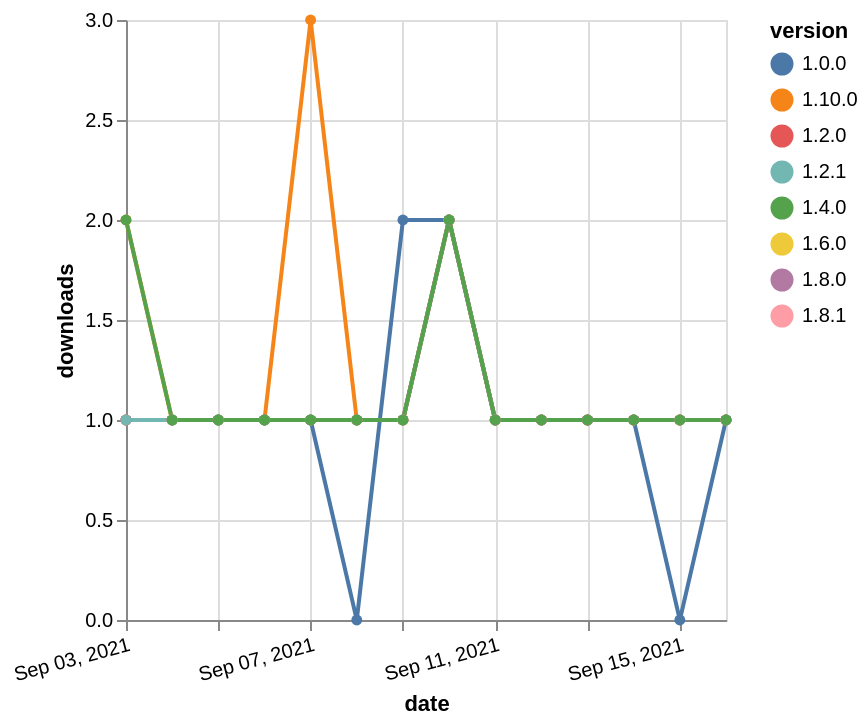

Write the Vega-Lite specification saved for this chart.
### Vega-Lite specification from a JSON file in a GitHub repository (floating-point values rounded to 4 significant figures)
{"$schema": "https://vega.github.io/schema/vega-lite/v5.json", "description": "A simple bar chart with embedded data.", "data": {"values": [{"date": "2021-09-03", "total": 171, "delta": 1, "version": "1.6.0"}, {"date": "2021-09-04", "total": 172, "delta": 1, "version": "1.6.0"}, {"date": "2021-09-05", "total": 173, "delta": 1, "version": "1.6.0"}, {"date": "2021-09-06", "total": 174, "delta": 1, "version": "1.6.0"}, {"date": "2021-09-07", "total": 175, "delta": 1, "version": "1.6.0"}, {"date": "2021-09-08", "total": 176, "delta": 1, "version": "1.6.0"}, {"date": "2021-09-09", "total": 177, "delta": 1, "version": "1.6.0"}, {"date": "2021-09-10", "total": 179, "delta": 2, "version": "1.6.0"}, {"date": "2021-09-11", "total": 180, "delta": 1, "version": "1.6.0"}, {"date": "2021-09-12", "total": 181, "delta": 1, "version": "1.6.0"}, {"date": "2021-09-13", "total": 182, "delta": 1, "version": "1.6.0"}, {"date": "2021-09-14", "total": 183, "delta": 1, "version": "1.6.0"}, {"date": "2021-09-15", "total": 184, "delta": 1, "version": "1.6.0"}, {"date": "2021-09-16", "total": 185, "delta": 1, "version": "1.6.0"}, {"date": "2021-09-03", "total": 157, "delta": 1, "version": "1.8.0"}, {"date": "2021-09-04", "total": 158, "delta": 1, "version": "1.8.0"}, {"date": "2021-09-05", "total": 159, "delta": 1, "version": "1.8.0"}, {"date": "2021-09-06", "total": 160, "delta": 1, "version": "1.8.0"}, {"date": "2021-09-07", "total": 161, "delta": 1, "version": "1.8.0"}, {"date": "2021-09-08", "total": 162, "delta": 1, "version": "1.8.0"}, {"date": "2021-09-09", "total": 163, "delta": 1, "version": "1.8.0"}, {"date": "2021-09-10", "total": 165, "delta": 2, "version": "1.8.0"}, {"date": "2021-09-11", "total": 166, "delta": 1, "version": "1.8.0"}, {"date": "2021-09-12", "total": 167, "delta": 1, "version": "1.8.0"}, {"date": "2021-09-13", "total": 168, "delta": 1, "version": "1.8.0"}, {"date": "2021-09-14", "total": 169, "delta": 1, "version": "1.8.0"}, {"date": "2021-09-15", "total": 170, "delta": 1, "version": "1.8.0"}, {"date": "2021-09-16", "total": 171, "delta": 1, "version": "1.8.0"}, {"date": "2021-09-03", "total": 129, "delta": 2, "version": "1.10.0"}, {"date": "2021-09-04", "total": 130, "delta": 1, "version": "1.10.0"}, {"date": "2021-09-05", "total": 131, "delta": 1, "version": "1.10.0"}, {"date": "2021-09-06", "total": 132, "delta": 1, "version": "1.10.0"}, {"date": "2021-09-07", "total": 135, "delta": 3, "version": "1.10.0"}, {"date": "2021-09-08", "total": 136, "delta": 1, "version": "1.10.0"}, {"date": "2021-09-09", "total": 137, "delta": 1, "version": "1.10.0"}, {"date": "2021-09-10", "total": 139, "delta": 2, "version": "1.10.0"}, {"date": "2021-09-11", "total": 140, "delta": 1, "version": "1.10.0"}, {"date": "2021-09-12", "total": 141, "delta": 1, "version": "1.10.0"}, {"date": "2021-09-13", "total": 142, "delta": 1, "version": "1.10.0"}, {"date": "2021-09-14", "total": 143, "delta": 1, "version": "1.10.0"}, {"date": "2021-09-15", "total": 144, "delta": 1, "version": "1.10.0"}, {"date": "2021-09-16", "total": 145, "delta": 1, "version": "1.10.0"}, {"date": "2021-09-03", "total": 246, "delta": 1, "version": "1.0.0"}, {"date": "2021-09-04", "total": 247, "delta": 1, "version": "1.0.0"}, {"date": "2021-09-05", "total": 248, "delta": 1, "version": "1.0.0"}, {"date": "2021-09-06", "total": 249, "delta": 1, "version": "1.0.0"}, {"date": "2021-09-07", "total": 250, "delta": 1, "version": "1.0.0"}, {"date": "2021-09-08", "total": 250, "delta": 0, "version": "1.0.0"}, {"date": "2021-09-09", "total": 252, "delta": 2, "version": "1.0.0"}, {"date": "2021-09-10", "total": 254, "delta": 2, "version": "1.0.0"}, {"date": "2021-09-11", "total": 255, "delta": 1, "version": "1.0.0"}, {"date": "2021-09-12", "total": 256, "delta": 1, "version": "1.0.0"}, {"date": "2021-09-13", "total": 257, "delta": 1, "version": "1.0.0"}, {"date": "2021-09-14", "total": 258, "delta": 1, "version": "1.0.0"}, {"date": "2021-09-15", "total": 258, "delta": 0, "version": "1.0.0"}, {"date": "2021-09-16", "total": 259, "delta": 1, "version": "1.0.0"}, {"date": "2021-09-03", "total": 141, "delta": 1, "version": "1.8.1"}, {"date": "2021-09-04", "total": 142, "delta": 1, "version": "1.8.1"}, {"date": "2021-09-05", "total": 143, "delta": 1, "version": "1.8.1"}, {"date": "2021-09-06", "total": 144, "delta": 1, "version": "1.8.1"}, {"date": "2021-09-07", "total": 145, "delta": 1, "version": "1.8.1"}, {"date": "2021-09-08", "total": 146, "delta": 1, "version": "1.8.1"}, {"date": "2021-09-09", "total": 147, "delta": 1, "version": "1.8.1"}, {"date": "2021-09-10", "total": 149, "delta": 2, "version": "1.8.1"}, {"date": "2021-09-11", "total": 150, "delta": 1, "version": "1.8.1"}, {"date": "2021-09-12", "total": 151, "delta": 1, "version": "1.8.1"}, {"date": "2021-09-13", "total": 152, "delta": 1, "version": "1.8.1"}, {"date": "2021-09-14", "total": 153, "delta": 1, "version": "1.8.1"}, {"date": "2021-09-15", "total": 154, "delta": 1, "version": "1.8.1"}, {"date": "2021-09-16", "total": 155, "delta": 1, "version": "1.8.1"}, {"date": "2021-09-03", "total": 235, "delta": 1, "version": "1.2.0"}, {"date": "2021-09-04", "total": 236, "delta": 1, "version": "1.2.0"}, {"date": "2021-09-05", "total": 237, "delta": 1, "version": "1.2.0"}, {"date": "2021-09-06", "total": 238, "delta": 1, "version": "1.2.0"}, {"date": "2021-09-07", "total": 239, "delta": 1, "version": "1.2.0"}, {"date": "2021-09-08", "total": 240, "delta": 1, "version": "1.2.0"}, {"date": "2021-09-09", "total": 241, "delta": 1, "version": "1.2.0"}, {"date": "2021-09-10", "total": 243, "delta": 2, "version": "1.2.0"}, {"date": "2021-09-11", "total": 244, "delta": 1, "version": "1.2.0"}, {"date": "2021-09-12", "total": 245, "delta": 1, "version": "1.2.0"}, {"date": "2021-09-13", "total": 246, "delta": 1, "version": "1.2.0"}, {"date": "2021-09-14", "total": 247, "delta": 1, "version": "1.2.0"}, {"date": "2021-09-15", "total": 248, "delta": 1, "version": "1.2.0"}, {"date": "2021-09-16", "total": 249, "delta": 1, "version": "1.2.0"}, {"date": "2021-09-03", "total": 200, "delta": 1, "version": "1.2.1"}, {"date": "2021-09-04", "total": 201, "delta": 1, "version": "1.2.1"}, {"date": "2021-09-05", "total": 202, "delta": 1, "version": "1.2.1"}, {"date": "2021-09-06", "total": 203, "delta": 1, "version": "1.2.1"}, {"date": "2021-09-07", "total": 204, "delta": 1, "version": "1.2.1"}, {"date": "2021-09-08", "total": 205, "delta": 1, "version": "1.2.1"}, {"date": "2021-09-09", "total": 206, "delta": 1, "version": "1.2.1"}, {"date": "2021-09-10", "total": 208, "delta": 2, "version": "1.2.1"}, {"date": "2021-09-11", "total": 209, "delta": 1, "version": "1.2.1"}, {"date": "2021-09-12", "total": 210, "delta": 1, "version": "1.2.1"}, {"date": "2021-09-13", "total": 211, "delta": 1, "version": "1.2.1"}, {"date": "2021-09-14", "total": 212, "delta": 1, "version": "1.2.1"}, {"date": "2021-09-15", "total": 213, "delta": 1, "version": "1.2.1"}, {"date": "2021-09-16", "total": 214, "delta": 1, "version": "1.2.1"}, {"date": "2021-09-03", "total": 195, "delta": 2, "version": "1.4.0"}, {"date": "2021-09-04", "total": 196, "delta": 1, "version": "1.4.0"}, {"date": "2021-09-05", "total": 197, "delta": 1, "version": "1.4.0"}, {"date": "2021-09-06", "total": 198, "delta": 1, "version": "1.4.0"}, {"date": "2021-09-07", "total": 199, "delta": 1, "version": "1.4.0"}, {"date": "2021-09-08", "total": 200, "delta": 1, "version": "1.4.0"}, {"date": "2021-09-09", "total": 201, "delta": 1, "version": "1.4.0"}, {"date": "2021-09-10", "total": 203, "delta": 2, "version": "1.4.0"}, {"date": "2021-09-11", "total": 204, "delta": 1, "version": "1.4.0"}, {"date": "2021-09-12", "total": 205, "delta": 1, "version": "1.4.0"}, {"date": "2021-09-13", "total": 206, "delta": 1, "version": "1.4.0"}, {"date": "2021-09-14", "total": 207, "delta": 1, "version": "1.4.0"}, {"date": "2021-09-15", "total": 208, "delta": 1, "version": "1.4.0"}, {"date": "2021-09-16", "total": 209, "delta": 1, "version": "1.4.0"}]}, "width": "container", "mark": {"type": "line", "point": {"filled": true}}, "encoding": {"x": {"field": "date", "type": "temporal", "timeUnit": "yearmonthdate", "title": "date", "axis": {"labelAngle": -15}}, "y": {"field": "delta", "type": "quantitative", "title": "downloads"}, "color": {"field": "version", "type": "nominal"}, "tooltip": {"field": "delta"}}}
